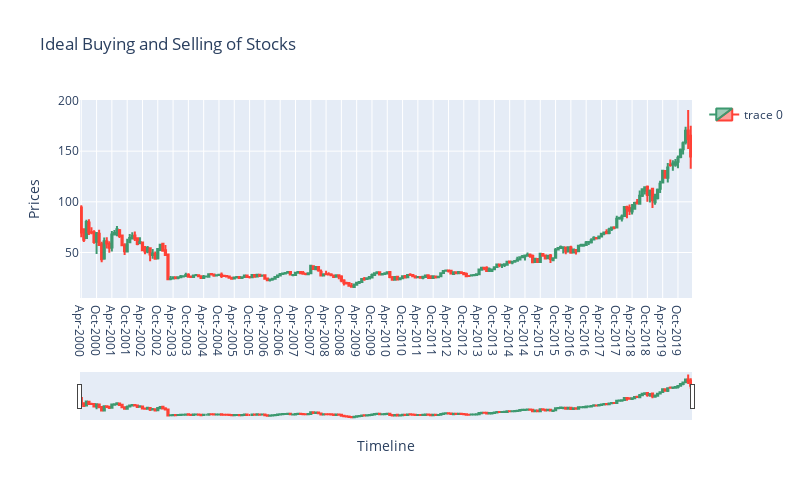

The notebook cell this image was saved under:
### Markdown cell above
Candlestick plots are used to represent financial plots. It has inbuilt function to represent Open, High, Low, Close prices to represent the stock trends with details.

### Code cell
init_notebook_mode(connected=True) # using plotly offline

fig = go.Figure(data=[go.Candlestick(x=stock_data['date'],
                open=stock_data['open'],
                high=stock_data['high'],
                low=stock_data['low'],
                close=stock_data['close'])])

fig.update_layout(
    autosize=False,
    width=800,
    height=500,
    title='Ideal Buying and Selling of Stocks',
    yaxis=dict(title='Prices'),
    xaxis=dict(title='Timeline'),
    showlegend=True
)
#fig.write_html("candlestick.html")
#py.offline.plot(fig, filename = 'candlestick.html', auto_open=False)
fig.show()

### Figure 1 — Plotly figure (JSON) as saved in the notebook; plotly's stock layout.template omitted (floating-point values rounded to 4 significant figures; data arrays with more than 128 entries replaced by an {"elided": "..."} marker saying what was removed)
{"data": [{"close": {"elided": "240 float values"}, "high": {"elided": "240 float values"}, "low": {"elided": "240 float values"}, "open": {"elided": "240 float values"}, "type": "candlestick", "x": {"elided": "240 str values"}}], "layout": {"autosize": false, "height": 500, "showlegend": true, "title": {"text": "Ideal Buying and Selling of Stocks"}, "width": 800, "xaxis": {"title": {"text": "Timeline"}}, "yaxis": {"title": {"text": "Prices"}}}}
